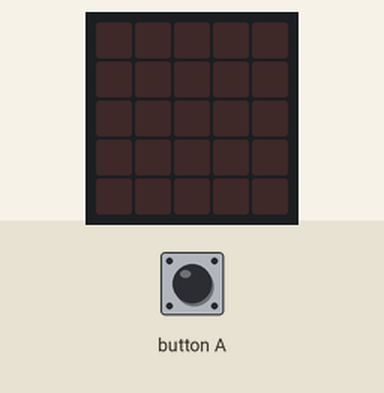
The program below on a simulated BBC micro:bit (MakeCode). On the bench: the board's 5×5 LED display. The inputs (shaded band) are chosen by the test bench.

Above: at 1.2 s.
1.3 s: button A pressed for 0.15 s
At 2.6 s:
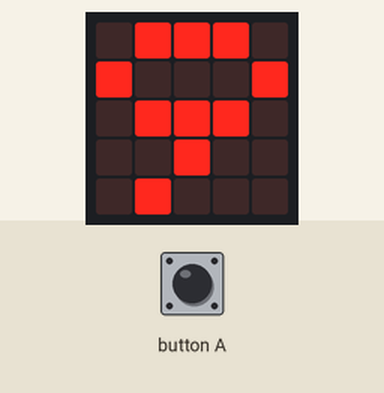
At 7.2 s:
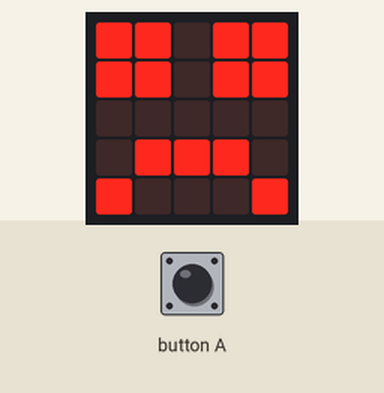
Timing chart, 0 to 8.7 s (numbered marks = the images above; inputs shaded):
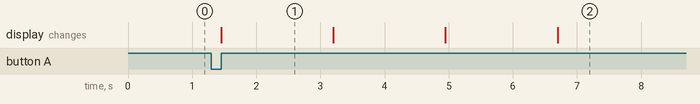

Measured:
- after the input at 1.3 s, the display: changes after 0.15 s (image 1)
- what the display in image 1 shows lasts 1.7 s, from 1.5 s to 3.2 s

The program:

main.ts
```typescript
input.onButtonPressed(Button.A, function () {
    basic.showNumber(9)
    basic.pause(1000)
    basic.showNumber(5)
    basic.pause(1000)
    basic.showNumber(2)
    basic.pause(1000)
    basic.showLeds(`
        # # . # #
        # # . # #
        . . . . .
        . # # # .
        # . . . #
        `)
    basic.pause(1000)
})
basic.forever(function () {

})
```

test.ts
```typescript
// aquí va el archivo "tests"; esto no se compilará cuando este paquete se utilice como una extensión.
```
